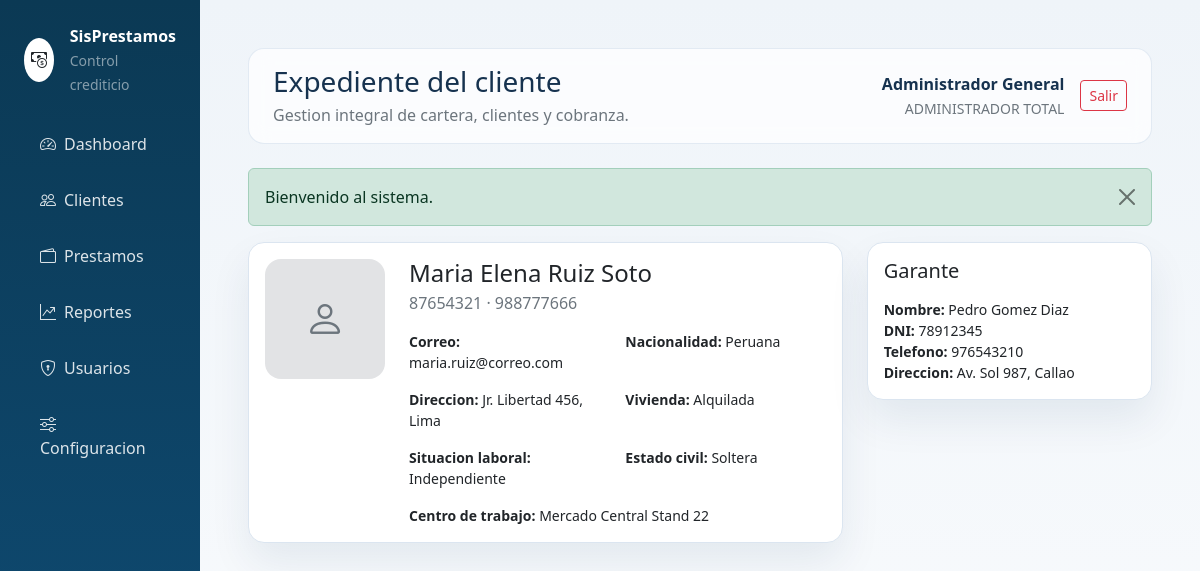
/clientes/ver/2 (signed in), run on the app's committed database.
### tables this page shows
CREATE TABLE garantes (
    id INT UNSIGNED AUTO_INCREMENT PRIMARY KEY,
    cliente_id INT UNSIGNED NOT NULL UNIQUE,
    foto VARCHAR(255) NULL,
    nombre_completo VARCHAR(150) NOT NULL,
    dni VARCHAR(20) NOT NULL UNIQUE,
    telefono VARCHAR(20) NOT NULL,
    direccion VARCHAR(255) NOT NULL,
    CONSTRAINT fk_garantes_clientes FOREIGN KEY (cliente_id) REFERENCES clientes(id)
);

CREATE TABLE clientes (
    id INT UNSIGNED AUTO_INCREMENT PRIMARY KEY,
    codigo VARCHAR(20) NOT NULL UNIQUE,
    foto VARCHAR(255) NULL,
    nombres VARCHAR(150) NOT NULL,
    dni VARCHAR(20) NOT NULL UNIQUE,
    telefono VARCHAR(20) NOT NULL,
    email VARCHAR(120) NULL,
    direccion VARCHAR(255) NOT NULL,
    nacionalidad VARCHAR(80) NOT NULL,
    tipo_vivienda VARCHAR(50) NOT NULL,
    situacion_laboral VARCHAR(50) NOT NULL,
    estado_civil VARCHAR(30) NOT NULL,
    direccion_trabajo VARCHAR(255) NULL,
    estado TINYINT(1) NOT NULL DEFAULT 1,
    creado_en DATETIME NOT NULL DEFAULT CURRENT_TIMESTAMP,
    eliminado_en DATETIME NULL,
    INDEX idx_clientes_nombres (nombres),
    INDEX idx_clientes_dni (dni)
);

### app/Helpers.php (called while the page is built, shortened)
<?php
function config(?string $key = null, $default = null)
{
    static $config;
    if ($config === null) {
        $config = require __DIR__ . '/Config.php';
    }
    $segments = explode('.', $key);
    $value = $config;
    foreach ($segments as $segment) {
        $value = $value[$segment];
    }
    return $value;
}
function e($value): string
{
    return htmlspecialchars((string) $value, ENT_QUOTES, 'UTF-8');
}
function render(string $view, array $data = []): void
{
    require __DIR__ . '/../views/layout.php';
}

### app/Controllers.php (called while the page is built, shortened)
<?php
class ClientController
{
    public static function show(int $id): void
    {
        $client = (new ClientService())->find($id);
        render('client_show', [
            'title' => 'Expediente del cliente',
            'client' => $client,
        ]);
    }
}

### app/Config.php (called while the page is built)
<?php
return [
    'app' => [
        'name' => 'SisPrestamos',
        'base_url' => '',
        'timezone' => 'America/Lima',
        'currency' => 'S/',
        'session_key' => 'sisprestamos_user',
        'debug' => true,
    ],
    'database' => [
        'host' => '127.0.0.1',
        'port' => 3306,
        'dbname' => 'sisprestamos',
        'charset' => 'utf8mb4',
        'username' => 'root',
        'password' => '',
    ],
    'notifications' => [
        'mail' => [
            'host' => 'smtp.example.com',
            'port' => 587,
            'username' => 'no-reply@example.com',
            'password' => 'change-me',
            'encryption' => 'tls',
            'from_email' => 'no-reply@example.com',
            'from_name' => 'SisPrestamos',
        ],
        'sms' => [
            'provider' => 'log',
            'api_key' => '',
            'sender' => 'SisPrestamos',
        ],
    ],
];

### app/Database.php (called while the page is built, shortened)
<?php
class Database
{
    private static ?PDO $connection = null;
    public static function connection(): PDO
    {
        $config = config('database');
        $dsn = sprintf(
            'mysql:host=%s;port=%d;dbname=%s;charset=%s',
            $config['host'],
            $config['port'],
            $config['dbname'],
            $config['charset']
        );
        try {
            self::$connection = new PDO($dsn, $config['username'], $config['password'], [
                PDO::ATTR_ERRMODE => PDO::ERRMODE_EXCEPTION,
                PDO::ATTR_DEFAULT_FETCH_MODE => PDO::FETCH_ASSOC,
                PDO::ATTR_EMULATE_PREPARES => false,
            ]);
        } catch (PDOException $exception) {
            abort(500, 'No fue posible conectar con la base de datos: ' . $exception->getMessage());
        }
        return self::$connection;
    }
}

### app/Repositories.php (called while the page is built, shortened)
<?php
class ClientRepository
{
    public function find(int $id): ?array
    {
        $statement = Database::connection()->prepare(
            'SELECT c.*, g.id AS garante_id, g.foto AS garante_foto, g.nombre_completo AS garante_nombre_completo,
                    g.dni AS garante_dni, g.telefono AS garante_telefono, g.direccion AS garante_direccion
             FROM clientes c
             LEFT JOIN garantes g ON g.cliente_id = c.id
             WHERE c.id = :id AND c.eliminado_en IS NULL
             LIMIT 1'
        );
        $statement->execute(['id' => $id]);
        $client = $statement->fetch();
        return $client ?: null;
    }
}

### app/Services.php (called while the page is built, shortened)
<?php
class ClientService
{
    private ClientRepository $repository;
    public function __construct()
    {
        $this->repository = new ClientRepository();
    }
    public function find(int $id): ?array
    {
        return $this->repository->find($id);
    }
}

### views/client_show.php (the view, shortened to what this page needs)
<div class="row g-4">
    <div class="col-12 col-xl-8">
        <div class="card card-soft">
            <div class="card-body">
                <div class="d-flex align-items-start gap-4">
                    <div>
                        <?php if (!empty($client['foto'])): ?>
                            <img src="<?= e(app_url('../storage/uploads/' . $client['foto'])) ?>" alt="Cliente" class="rounded-4 object-fit-cover" width="120" height="120">
                        <?php else: ?>
                            <div class="bg-secondary-subtle rounded-4 d-flex align-items-center justify-content-center" style="width:120px;height:120px;">
                                <i class="bi bi-person fs-1 text-secondary"></i>
                            </div>
                        <?php endif; ?>
                    </div>
                    <div class="flex-grow-1">
                        <h2 class="h4 mb-1"><?= e($client['nombres']) ?></h2>
                        <p class="text-secondary mb-3"><?= e($client['dni']) ?> · <?= e($client['telefono']) ?></p>
                        <div class="row g-3 small">
                            <div class="col-md-6"><strong>Correo:</strong> <?= e($client['email'] ?: '-') ?></div>
                            <div class="col-md-6"><strong>Nacionalidad:</strong> <?= e($client['nacionalidad']) ?></div>
                            <div class="col-md-6"><strong>Direccion:</strong> <?= e($client['direccion']) ?></div>
                            <div class="col-md-6"><strong>Vivienda:</strong> <?= e($client['tipo_vivienda']) ?></div>
                            <div class="col-md-6"><strong>Situacion laboral:</strong> <?= e($client['situacion_laboral']) ?></div>
                            <div class="col-md-6"><strong>Estado civil:</strong> <?= e($client['estado_civil']) ?></div>
                            <div class="col-12"><strong>Centro de trabajo:</strong> <?= e($client['direccion_trabajo'] ?: '-') ?></div>
                        </div>
                    </div>
                </div>
            </div>
        </div>
    </div>
    <div class="col-12 col-xl-4">
        <div class="card card-soft">
            <div class="card-body">
                <h2 class="h5 mb-3">Garante</h2>
                <div class="small"><strong>Nombre:</strong> <?= e($client['garante_nombre_completo'] ?: '-') ?></div>
                <div class="small"><strong>DNI:</strong> <?= e($client['garante_dni'] ?: '-') ?></div>
                <div class="small"><strong>Telefono:</strong> <?= e($client['garante_telefono'] ?: '-') ?></div>
                <div class="small"><strong>Direccion:</strong> <?= e($client['garante_direccion'] ?: '-') ?></div>
            </div>
        </div>
    </div>
</div>

### views/layout.php (style rules this page uses)
:root { --sp-primary: #0b3954; --sp-accent: #f0a202; --sp-surface: #ffffff; --sp-soft: #f4f7fb; --sp-border: #dbe5f0; }
body { background: linear-gradient(180deg, #eff4f9 0%, #f9fbfd 100%); color: #16324f; }
.card-soft { border: 1px solid var(--sp-border); border-radius: 1rem; box-shadow: 0 20px 40px rgba(11,57,84,.08); }

### data on the page
garantes: cliente.nombres "Maria Elena Ruiz Soto", cliente.dni "87654321", cliente.telefono "988777666", cliente.email "maria.ruiz@correo.com", cliente.nacionalidad "Peruana", cliente.direccion "Jr. Libertad 456, Lima", cliente.tipo_vivienda "Alquilada", cliente.situacion_laboral "Independiente", cliente.estado_civil "Soltera", cliente.direccion_trabajo "Mercado Central Stand 22", nombre_completo "Pedro Gomez Diaz", dni "78912345", telefono "976543210", direccion "Av. Sol 987, Callao"

### other printed values
config('app.name') "SisPrestamos"
$title "Expediente del cliente"
$user['nombre_completo'] "Administrador General"
$user['role_name'] "ADMINISTRADOR TOTAL"
$message "Bienvenido al sistema."
